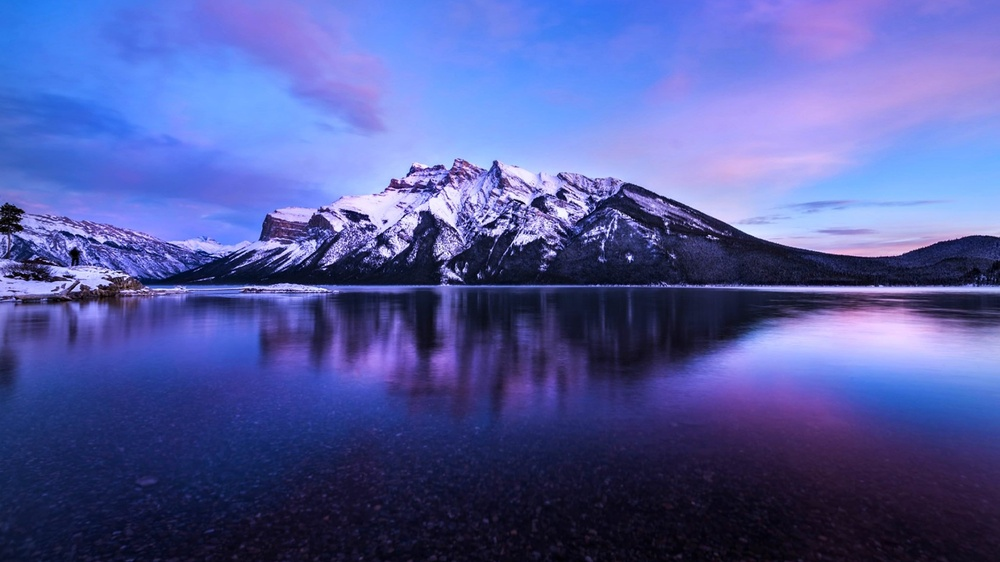
//> input picture reduccion4k2/4k2.jpg, 1000 x 562 px, shrunk from 3840 x 2160 before the run
$ ./reduccion4k 4k2.jpg out.png   (built with g++ and OpenCV 4)
//> lines starting //> are read from the running program, lines starting //| are printed output that depends on the picture; after the words box and inside, x2 and y2 are one past the last pixel; in counts of white or black regions, pixels touching at a corner belong together
#include <opencv2/core.hpp>
#include <opencv2/highgui.hpp>
#include <pthread.h>
#include <iostream>
#include <stdio.h>
#include <sys/time.h>

using namespace std;
using namespace cv;

int main(int argc, char** argv) {

    if (argc < 3) {
        // Tell the user how to run the program
        cerr << "Uso:" << argv[0] << " Imagen-Entrada Imagen-Salida (Ejemplo:./reduccion4k 4k.jpg result.jpg)"<< endl;
        /* "Usage messages" are a conventional way of telling the user
         * how to run a program if they enter the command incorrectly.
         */
        return 1;
    }

    struct timeval tval_before, tval_after, tval_result;

    gettimeofday(&tval_before, NULL);
    // We'll start by loading an image from the drive
    Mat image = imread(argv[1], IMREAD_COLOR);
//> image is the input picture: 562 rows x 1000 cols, CV_8UC3; mean B, G, R 158.7, 90.3, 82.6
    // We check that our image has been correctly loaded
    if(image.empty()) {
        cout << "Error: the image has been incorrectly loaded." << endl;
        return 0;
    }

    Mat temp(image.rows + 2, image.cols + 2, CV_8UC3, Scalar(255,255, 255));

    //tamaño de 4k a 480
    Mat copy( image.rows*2/9, image.cols/6, CV_8UC3, Scalar(255,255, 255));

    Vec3b cpixel;
    cpixel[0] = (uchar) 0;
    cpixel[1] = (uchar) 0;
    cpixel[2] = (uchar) 0;

    temp.at<Vec3b>(0, 0) = cpixel;
    temp.at<Vec3b>(temp.rows - 1, 0) = cpixel;
    temp.at<Vec3b>(0, temp.cols - 1) = cpixel;
    temp.at<Vec3b>(temp.rows - 1, temp.cols - 1) = cpixel;


    for(int i = 0; i < image.rows ; i++) {
        for(int j = 0; j < image.cols; j++) {
            cpixel = image.at<Vec3b>(i, j);
            temp.at<Vec3b>(i+1, j+1) = cpixel;
        }
    }
//> this loop made 562 passes
//> cpixel on passes 1 to 3: [221, 114, 110], [221, 114, 110], [221, 114, 111]
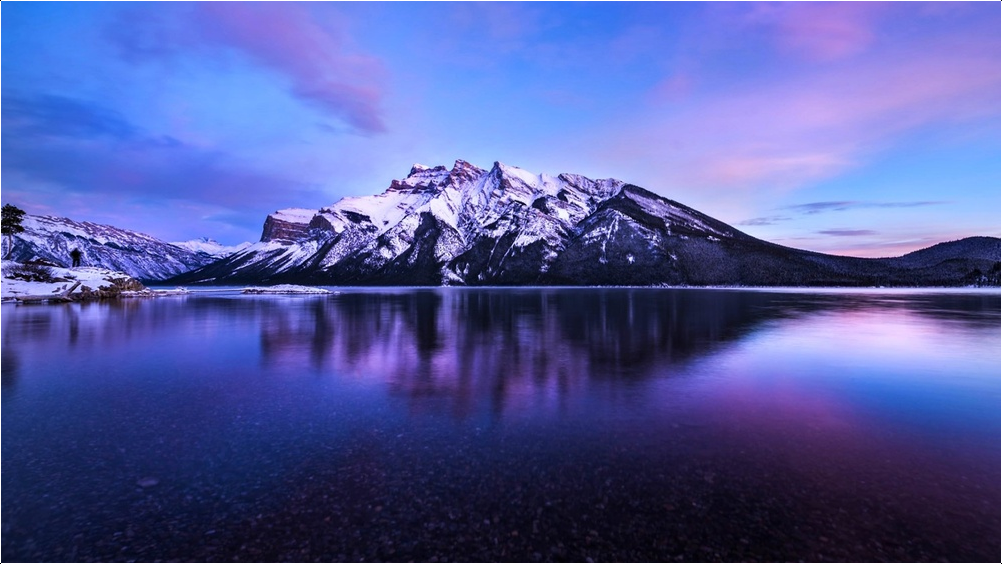
//> temp: 564 rows x 1002 cols, CV_8UC3; mean B, G, R 159.2, 91.3, 83.5
//> after the loop, cpixel = [30, 14, 21]

    for(int i = 0; i < image.rows; i++){
        cpixel = image.at<Vec3b>(i, 0);
        temp.at<Vec3b>(i+1, 0) = cpixel;
    }
//> this loop made 562 passes
//> cpixel on passes 1 to 3: [226, 117, 32], [227, 118, 33], [228, 118, 36]
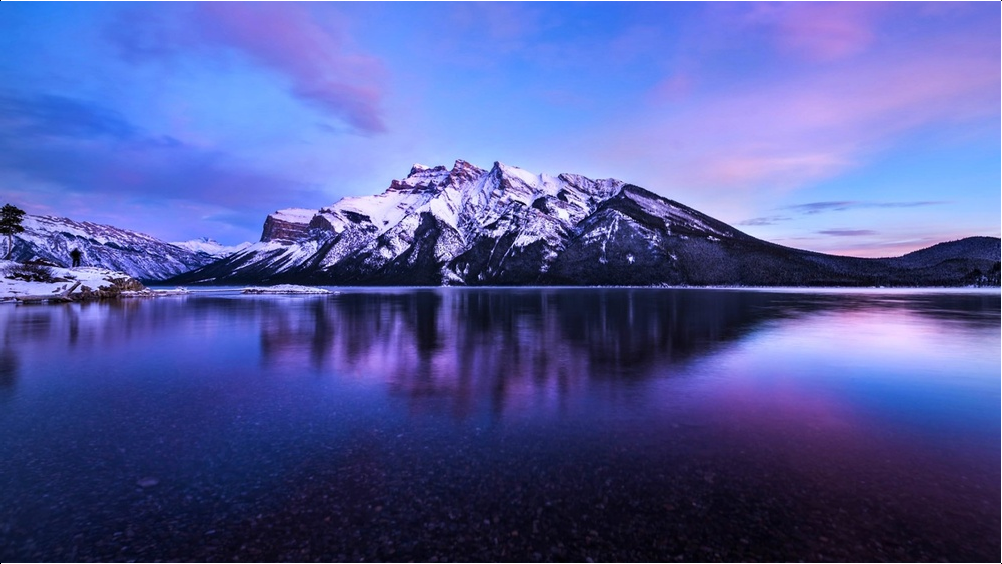
//> temp: 564 rows x 1002 cols, CV_8UC3; 0.1% of pixels changed, all inside (x1, y1, x2, y2) = (0, 1, 1, 563)

    for(int i = 0; i < image.rows; i++){
        cpixel = image.at<Vec3b>(i, image.cols - 1);
        temp.at<Vec3b>(i+1, temp.cols - 1) = cpixel;
    }
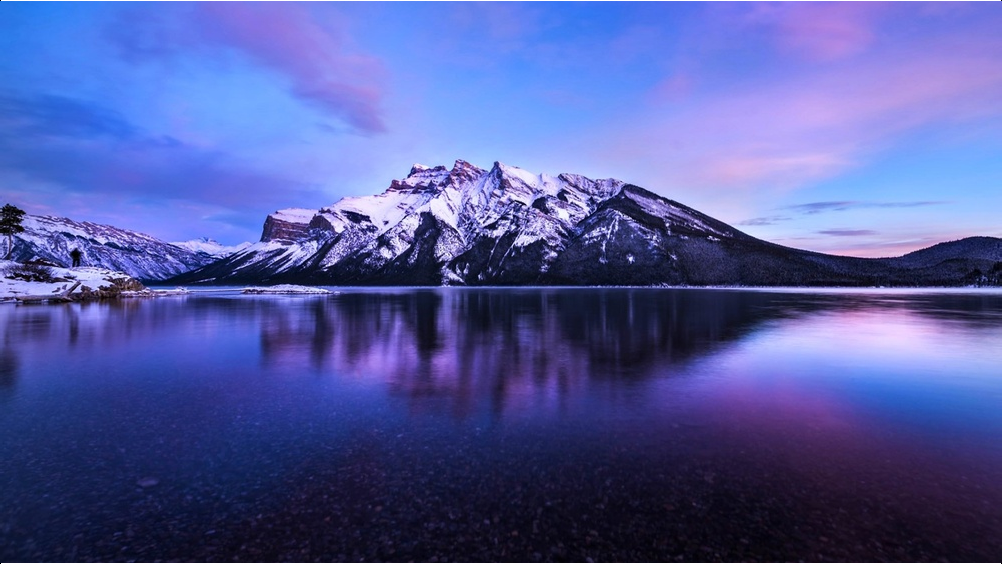
//> temp: 564 rows x 1002 cols, CV_8UC3; 0.1% of pixels changed, all inside (x1, y1, x2, y2) = (1001, 1, 1002, 563)

    for(int i = 0; i < image.cols; i++){
        cpixel = image.at<Vec3b>(0, i);
        temp.at<Vec3b>(0, i + 1) = cpixel;
    }
//> this loop made 1000 passes
//> cpixel on passes 1 to 3: [226, 117, 32], [227, 118, 33], [228, 119, 34]
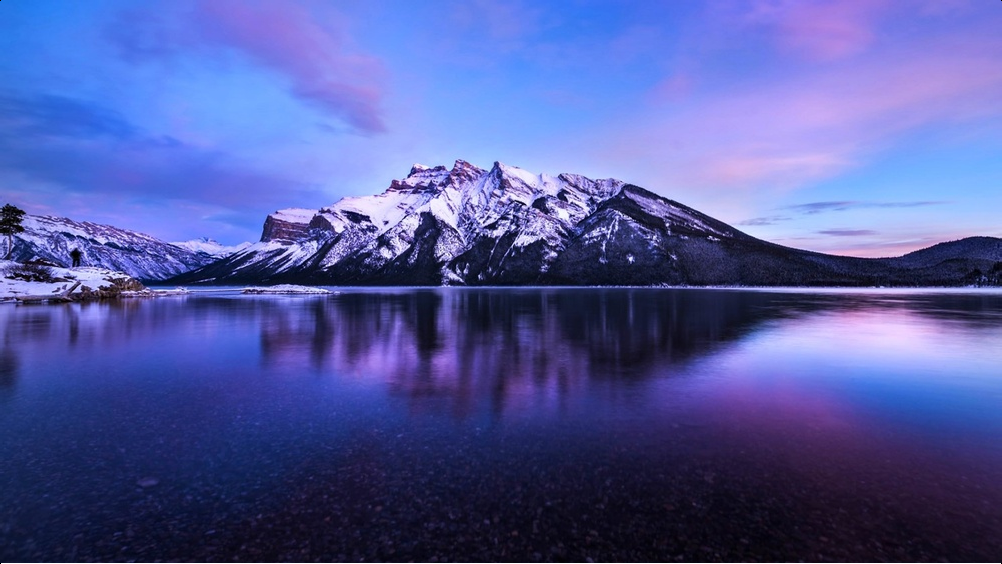
//> temp: 564 rows x 1002 cols, CV_8UC3; 0.18% of pixels changed, all inside (x1, y1, x2, y2) = (1, 0, 1001, 1)

    for(int i = 0; i < image.cols; i++){
        cpixel = image.at<Vec3b>(image.rows - 1, i);
        temp.at<Vec3b>(temp.rows - 1, i + 1) = cpixel;
    }
//> this loop made 1000 passes
//> cpixel on passes 1 to 3: [42, 16, 9], [43, 17, 10], [45, 19, 13]
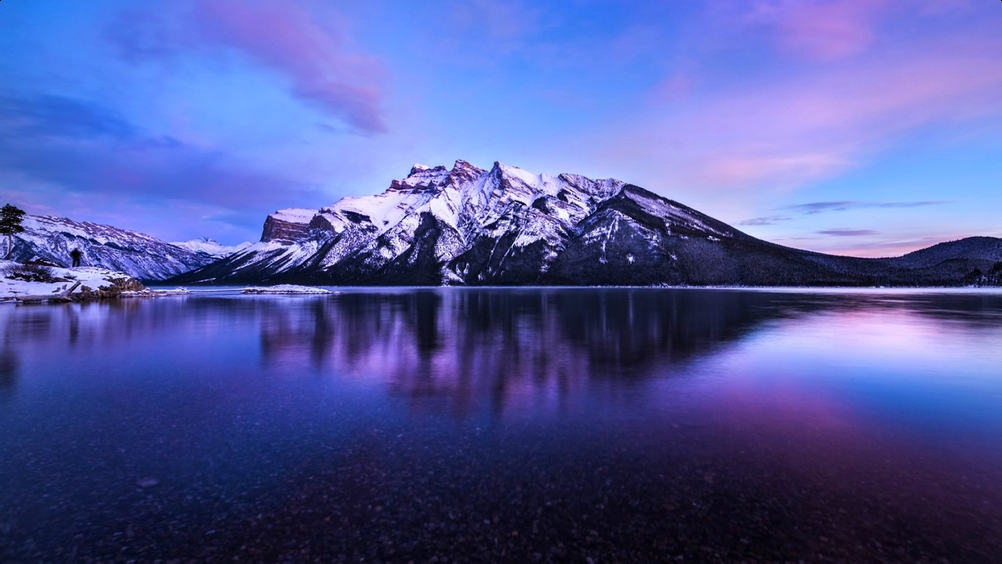
//> temp: 564 rows x 1002 cols, CV_8UC3; 0.18% of pixels changed, all inside (x1, y1, x2, y2) = (1, 563, 1001, 564)

    for(int i = 0; i < image.rows; i++){
        for(int j = 0; j < image.cols; j++){
            Vec3b mpixel = temp.at<Vec3b>(i+1, j+1);
            Vec3b upixel = temp.at<Vec3b>(i, j+1);
            Vec3b dpixel = temp.at<Vec3b>(i+2, j+1);
            Vec3b lpixel = temp.at<Vec3b>(i+1, j);
            Vec3b rpixel = temp.at<Vec3b>(i+1, j+2);

            uchar a = (mpixel[0] + upixel[0] + dpixel[0] + lpixel[0] + rpixel[0])/5;
            uchar b = (mpixel[1] + upixel[1] + dpixel[1] + lpixel[1] + rpixel[1])/5;
            uchar c = (mpixel[2] + upixel[2] + dpixel[2] + lpixel[2] + rpixel[2])/5;

            Vec3b ppixel;
            ppixel[0] = a;
            ppixel[1] = b;
            ppixel[2] = c;

            if((i+j)%2 == 0){
                if(i%2 == 0)
                    copy.at<Vec3b>((i*3)/6,j/3) = ppixel;
                else
                    copy.at<Vec3b>(((i*3)/6)+1, j/3+1) = ppixel;
            }
        }
    }
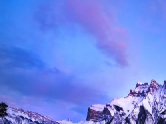
//> copy: 124 rows x 166 cols, CV_8UC3; mean B, G, R 231.8, 135.6, 109.5

//> (the run ends here: the program stops with an error, at `imwrite(argv[2], copy);`)
